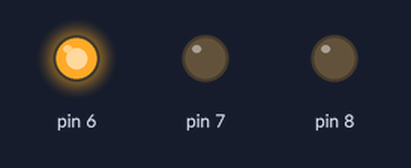
The sketch below on a simulated Arduino Uno, built with avr-gcc and run on an emulated ATmega328P. Parts: output pins drawn as LEDs (lit = HIGH).

Above: at 3.0 s.
At 7.5 s:
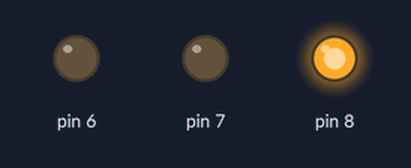
At 9.5 s:
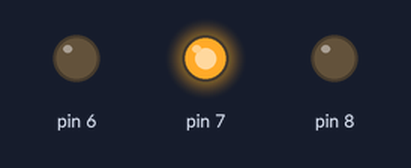
Timing chart, 0 to 13.0 s (numbered marks = the images above):
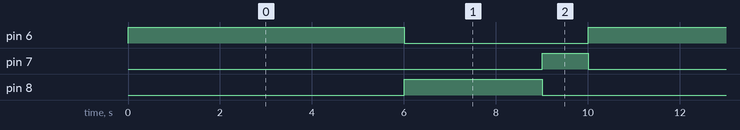

Measured:
- by itself, pin 6: alternates HIGH for 6.0 s and LOW for 4.0 s
- by itself, pin 7: alternates HIGH for 1.0 s and LOW for 9.0 s
- by itself, pin 8: alternates HIGH for 3.0 s and LOW for 7.0 s

The sketch:

semaforo_v.ino
```cpp
// Tecnología 4º E.S.O.
// I.E.S. Virgen de Villadiego (Peñaflor)

void setup()
{
  pinMode(6,OUTPUT);
  pinMode(8,OUTPUT);
  pinMode(7,OUTPUT);
}


void loop()
{
  digitalWrite(6,HIGH);
  delay(6000);
  digitalWrite(6,LOW);
  digitalWrite(8,HIGH);
  delay(3000);
  digitalWrite(8,LOW);
  digitalWrite(7,HIGH);
  delay(1000);
  digitalWrite(7,LOW);
}
```
